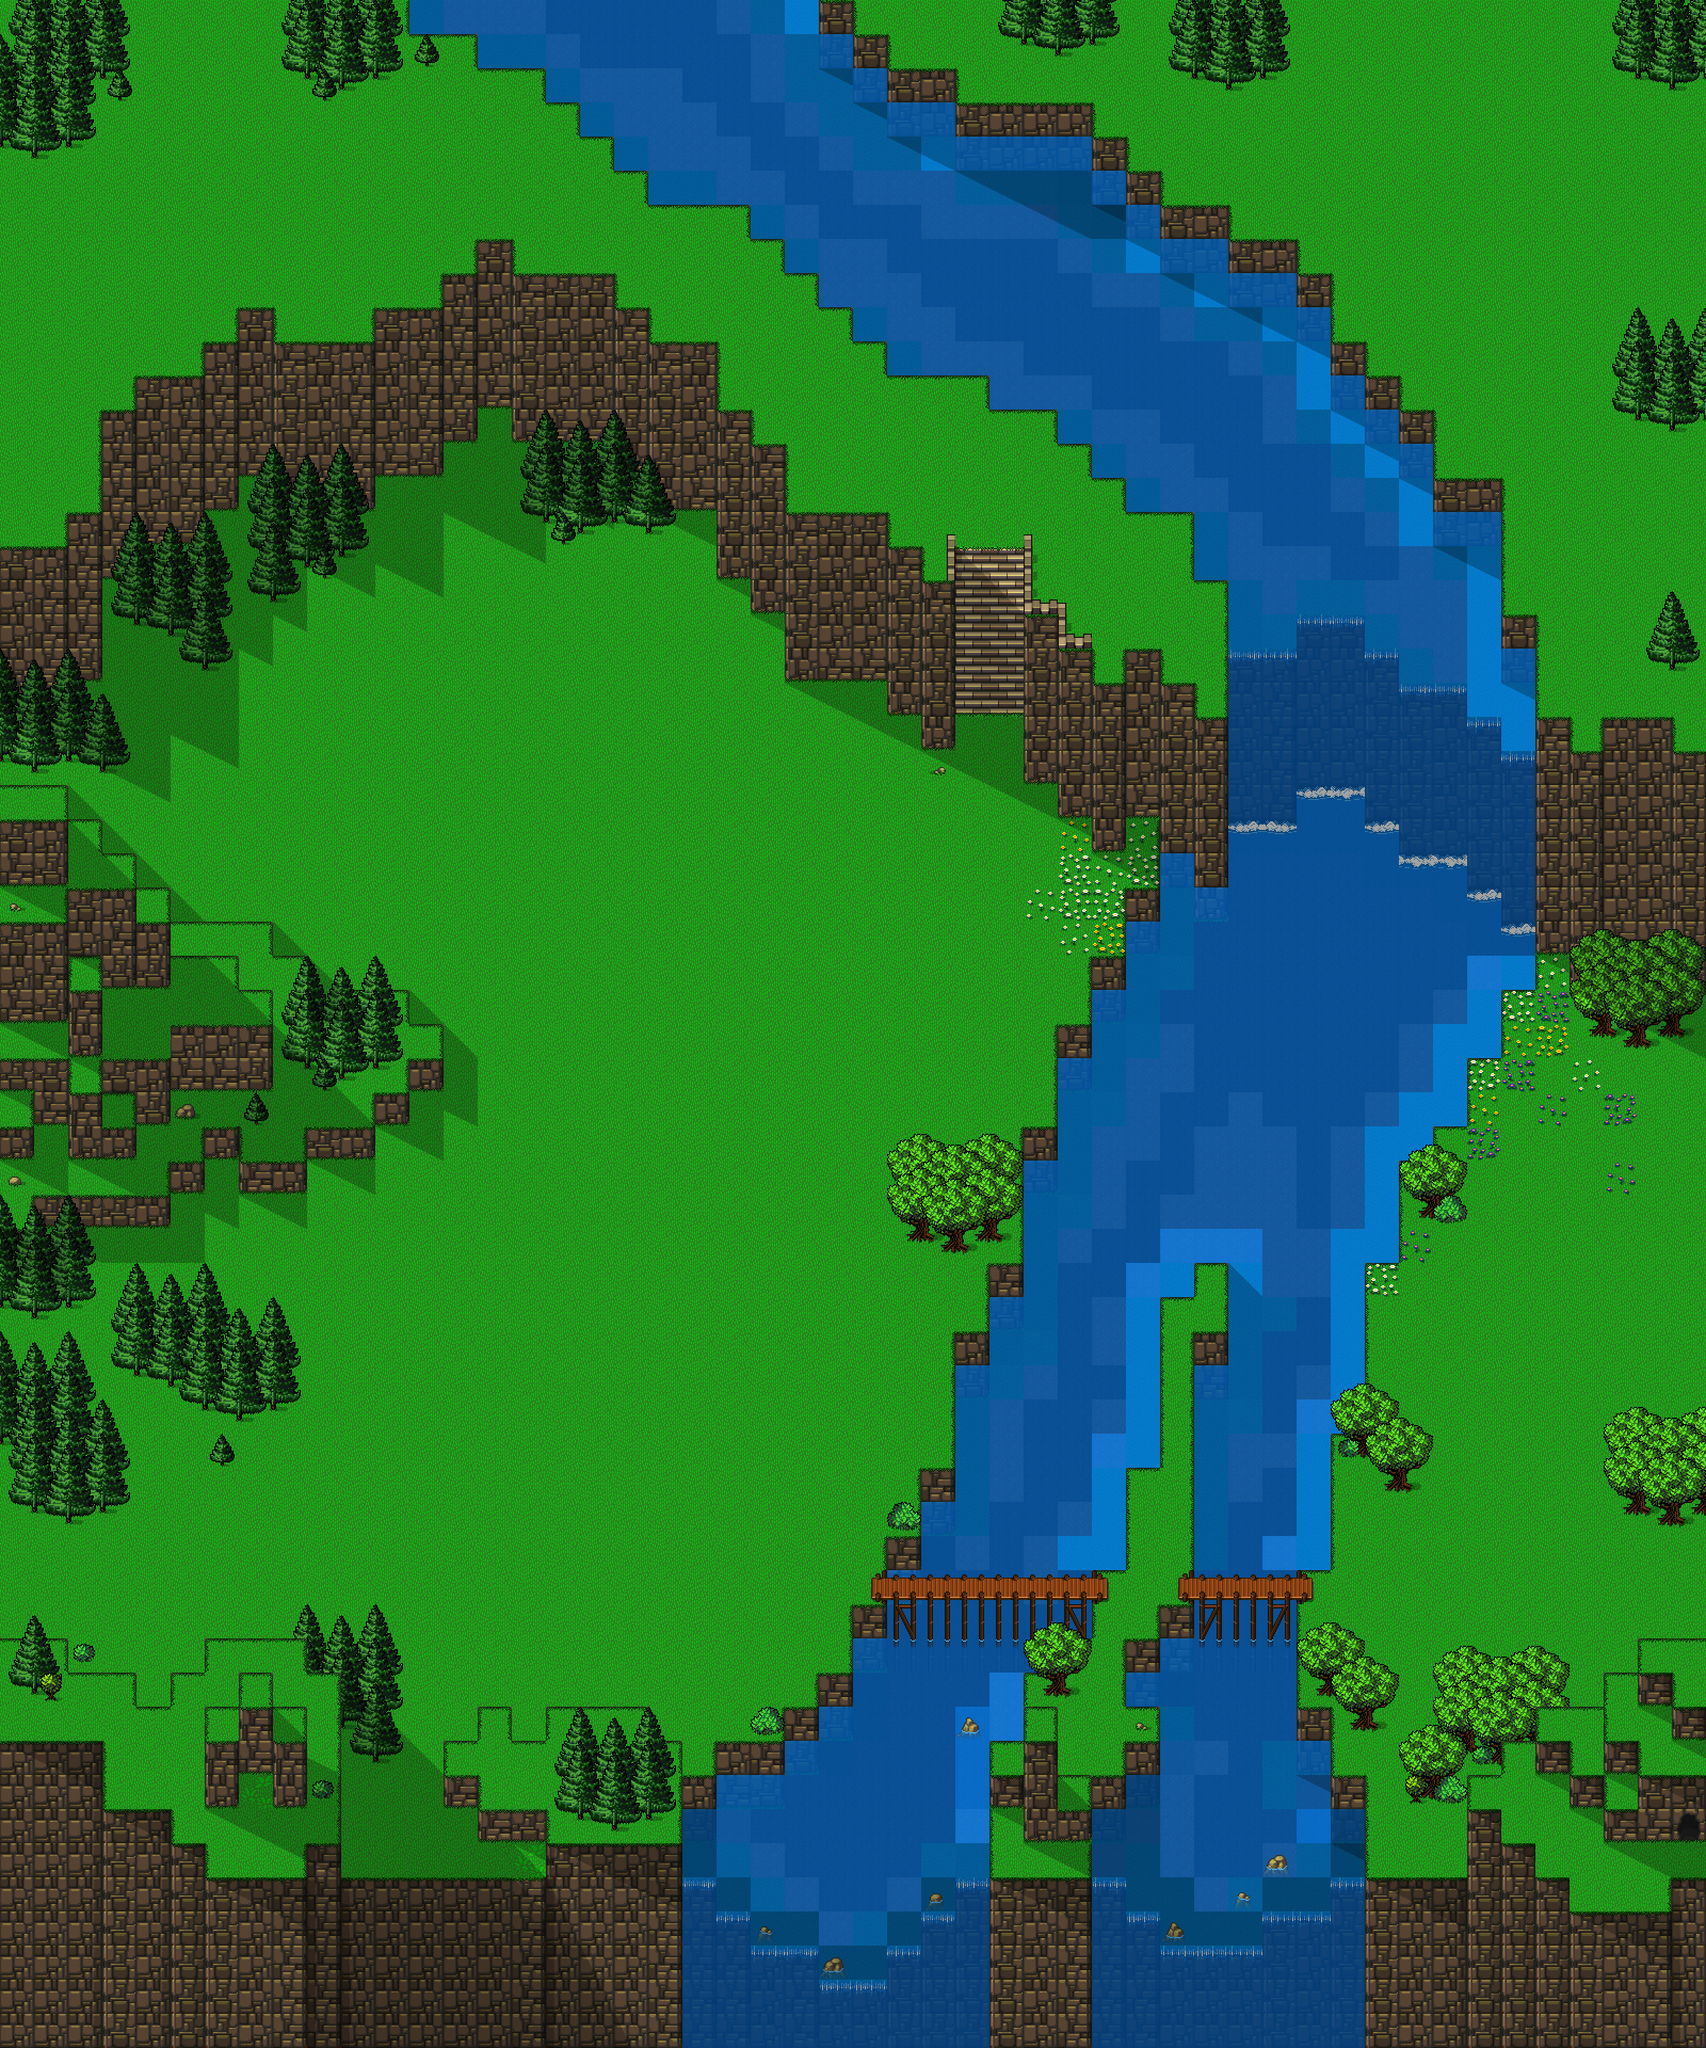

This is a level from a 2D game, rendered from its Tiled map with the project's own tilesets. A one-line summary and the map file follow, with tile-layer data summarised:
An orthogonal 50x60 tile map with 64x64 px tiles, 13 tile layers (Ground, Partial tree, Hills, Bridge sub, ...) and 219 objects (115x edge, 64x wall, 26x falls_t, 9x falls_b, 3x spider, ...).

<map version="1.4" tiledversion="1.4.3" orientation="orthogonal" renderorder="right-down" width="50" height="60" tilewidth="64" tileheight="64" infinite="0" nextlayerid="19" nextobjectid="250">
 <tileset firstgid="1" source="new_slates.tsx" />
 <layer id="1" name="Ground" width="50" height="60">
  <data>[3000 cells, 3000 non-empty, 6 distinct tile ids]</data>
 </layer>
 <layer id="8" name="Partial tree" width="50" height="60">
  <data>[3000 cells, 32 non-empty, 32 distinct tile ids]</data>
 </layer>
 <layer id="2" name="Hills" width="50" height="60">
  <data>[3000 cells, 757 non-empty, 40 distinct tile ids]</data>
 </layer>
 <objectgroup id="3" name="Obstacles">
  <object id="3" name="wall" x="0" y="3072" width="128" height="64" />
  <object id="4" name="wall" x="128" y="3136" width="128" height="64" />
  <object id="5" name="wall" x="256" y="3200" width="64" height="64" />
  <object id="6" name="wall" x="320" y="3136" width="64" height="64" />
  <object id="7" name="wall" x="384" y="3072" width="192" height="64" />
  <object id="8" name="wall" x="576" y="3136" width="64" height="384" />
  <object id="9" name="wall" x="832" y="3264" width="64" height="112" />
  <object id="10" name="wall" x="896" y="3376" width="128" height="64" />
  <object id="11" name="wall" x="1024" y="3200" width="192" height="64" />
  <object id="12" name="wall" x="896" y="3200" width="64" height="64" />
  <object id="13" name="wall" x="960" y="3264" width="64" height="64" />
  <object id="14" name="wall" x="1216" y="3264" width="64" height="64" />
  <object id="15" name="wall" x="64" y="2224" width="256" height="64" />
  <object id="16" name="wall" x="0" y="2288" width="64" height="64" />
  <object id="17" name="wall" x="448" y="2160" width="128" height="64" />
  <object id="18" name="wall" x="320" y="2160" width="64" height="64" />
  <object id="19" name="wall" x="384" y="2096" width="64" height="64" />
  <object id="20" name="wall" x="768" y="1920" width="64" height="112" />
  <object id="21" name="wall" x="704" y="2032" width="64" height="64" />
  <object id="22" name="wall" x="576" y="2096" width="128" height="64" />
  <object id="23" name="wall" x="640" y="1856" width="128" height="64" />
  <object id="24" name="wall" x="576" y="1920" width="64" height="64" />
  <object id="25" name="wall" x="512" y="1792" width="64" height="128" />
  <object id="26" name="wall" x="320" y="1728" width="192" height="64" />
  <object id="27" name="wall" x="256" y="1664" width="64" height="64" />
  <object id="28" name="wall" x="192" y="1600" width="64" height="64" />
  <object id="29" name="wall" x="128" y="1536" width="64" height="64" />
  <object id="30" name="wall" x="0" y="1472" width="128" height="64" />
  <object id="31" name="wall" x="0" y="1264" width="128" height="64" />
  <object id="32" name="wall" x="128" y="1072" width="64" height="192" />
  <object id="33" name="wall" x="192" y="1008" width="64" height="64" />
  <object id="34" name="wall" x="256" y="944" width="128" height="64" />
  <object id="35" name="wall" x="384" y="880" width="64" height="64" />
  <object id="36" name="wall" x="448" y="816" width="64" height="64" />
  <object id="37" name="wall" x="512" y="880" width="192" height="64" />
  <object id="38" name="wall" x="704" y="816" width="128" height="64" />
  <object id="39" name="wall" x="832" y="752" width="64" height="64" />
  <object id="40" name="wall" x="896" y="688" width="64" height="64" />
  <object id="41" name="wall" x="960" y="752" width="192" height="64" />
  <object id="42" name="wall" x="1216" y="880" width="128" height="64" />
  <object id="43" name="wall" x="1152" y="816" width="64" height="64" />
  <object id="44" name="wall" x="1344" y="944" width="64" height="128" />
  <object id="45" name="wall" x="1408" y="1072" width="64" height="64" />
  <object id="46" name="wall" x="1472" y="1200" width="192" height="64" />
  <object id="47" name="wall" x="1472" y="1136" width="64" height="64" />
  <object id="48" name="wall" x="1664" y="1264" width="64" height="64" />
  <object id="49" name="wall" x="1728" y="1152" width="64" height="240" />
  <object id="50" name="wall" x="1920" y="1120" width="64" height="336" />
  <object id="51" name="wall" x="1984" y="1456" width="64" height="64" />
  <object id="52" name="wall" x="2048" y="1520" width="64" height="64" />
  <object id="53" name="wall" x="2112" y="1456" width="64" height="64" />
  <object id="55" name="wall" x="2880" y="1712" width="64" height="64" />
  <object id="56" name="wall" x="2944" y="1776" width="64" height="64" />
  <object id="57" name="wall" x="3136" y="1776" width="64" height="64" />
  <object id="58" name="wall" x="3008" y="1712" width="128" height="64" />
  <object id="60" name="wall" x="2816" y="3264" width="64" height="64" />
  <object id="61" name="wall" x="3008" y="3136" width="64" height="64" />
  <object id="62" name="wall" x="2880" y="3200" width="128" height="64" />
  <object id="63" name="wall" x="3072" y="3072" width="128" height="64" />
  <object id="65" name="edge" x="1344" y="3264" width="128" height="64" />
  <object id="66" name="edge" x="1280" y="3328" width="64" height="64" />
  <object id="67" name="edge" x="1472" y="3200" width="64" height="64" />
  <object id="68" name="edge" x="1536" y="3136" width="64" height="64" />
  <object id="69" name="edge" x="1600" y="3008" width="64" height="112" />
  <object id="70" name="edge" x="1728" y="2880" width="384" height="48" />
  <object id="71" name="edge" x="1664" y="2992" width="320" height="64" />
  <object id="72" name="edge" x="1984" y="2992" width="64" height="64" />
  <object id="73" name="edge" x="1920" y="3056" width="64" height="64" />
  <object id="74" name="edge" x="1856" y="3120" width="64" height="128" />
  <object id="75" name="wall" x="1984" y="3328" width="64" height="64" />
  <object id="76" name="wall" x="1856" y="3264" width="64" height="64" />
  <object id="77" name="wall" x="1920" y="3200" width="64" height="128" />
  <object id="78" name="edge" x="2048" y="3328" width="64" height="64" />
  <object id="79" name="edge" x="2112" y="3264" width="64" height="64" />
  <object id="80" name="edge" x="2176" y="3200" width="64" height="64" />
  </objectgroup>
 <objectgroup id="17" name="Char layer">
  <!-- 40 objects omitted --></objectgroup>
 <objectgroup id="16" name="Cover layer">
  <!-- 36 objects omitted --></objectgroup>
 <layer id="10" name="Bridge sub" width="50" height="60">
  <data>[3000 cells, 8 non-empty, 1 distinct tile ids]</data>
 </layer>
 <layer id="4" name="Water" width="50" height="60" opacity="0.83">
  <data>[3000 cells, 684 non-empty, 8 distinct tile ids]</data>
 </layer>
 <objectgroup id="18" name="Water obj">
  <!-- 35 objects omitted --></objectgroup>
 <layer id="5" name="River ledge" width="50" height="60">
  <data>[3000 cells, 173 non-empty, 16 distinct tile ids]</data>
 </layer>
 <layer id="15" name="Small shadow" width="50" height="60">
  <data>[3000 cells, 12 non-empty, 3 distinct tile ids]</data>
 </layer>
 <layer id="9" name="Bridge surface" width="50" height="60">
  <data>[3000 cells, 22 non-empty, 5 distinct tile ids]</data>
 </layer>
 <layer id="6" name="Plants/rocks" width="50" height="60">
  <data>[3000 cells, 335 non-empty, 63 distinct tile ids]</data>
 </layer>
 <layer id="11" name="Plants/rocks2" width="50" height="60">
  <data>[3000 cells, 96 non-empty, 32 distinct tile ids]</data>
 </layer>
 <layer id="12" name="Shadow" width="50" height="60">
  <data>[3000 cells, 923 non-empty, 4 distinct tile ids]</data>
 </layer>
 <layer id="13" name="Shadow2" width="50" height="60">
  <data>[3000 cells, 160 non-empty, 3 distinct tile ids]</data>
 </layer>
 <layer id="14" name="Shadow3" width="50" height="60">
  <data>[3000 cells, 75 non-empty, 3 distinct tile ids]</data>
 </layer>
</map>
<!-- 144 of 219 objects omitted -->